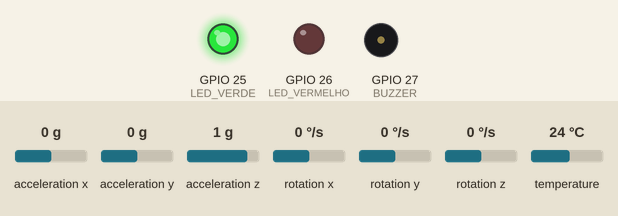
Recording of a sketch running on a simulated ESP32. Shown: output pins drawn as LEDs (lit = HIGH), buzzer (waves = sounding). Inputs (shaded band) come from the test bench; at power-on: acceleration z 1 g, acceleration x 0 g, acceleration y 0 g, rotation x 0 °/s, rotation y 0 °/s, rotation z 0 °/s, temperature 24 °C. WiFi joins after 1.5 s; servers stay silent unless stated; random numbers use the default seed unless the sketch sets one; no MQTT or app messages arrive unless stated; what the sketch prints to the serial monitor is not drawn.

Above: at 2.8 s.
2.9 s: acceleration z set to 0.8 g
5.6 s: acceleration z set to 0.5 g
At 6.0 s:
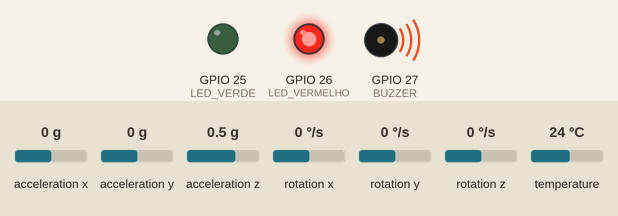
8.3 s: acceleration x set to -0.3 g
11.0 s: acceleration x set to -0.6 g
At 12.0 s:
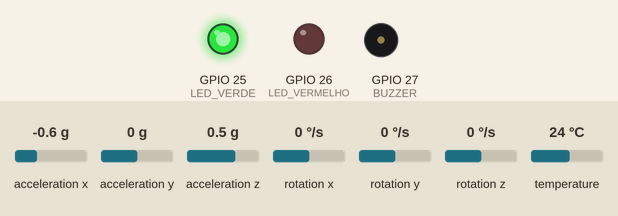
13.7 s: acceleration x set to 0 g
At 16.5 s:
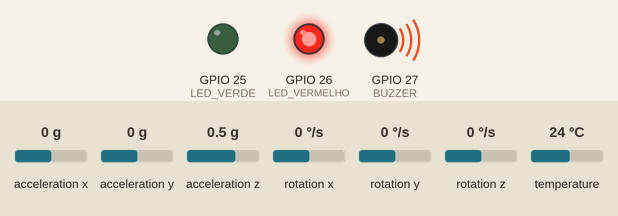
Timing chart, 0 to 18.0 s (numbered marks = the images above; inputs shaded):
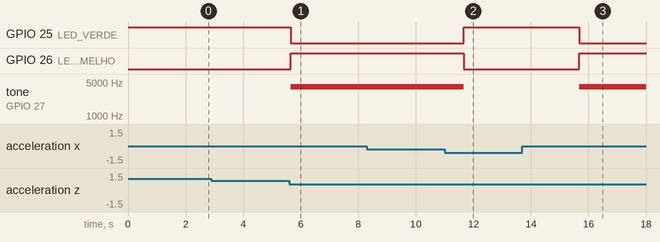

Measured:
- the behaviour switches between 0.7 and 0.6 g on acceleration z (found by bisection; images 0 and 1)
- the behaviour switches between -0.4 and -0.5 g on acceleration x (found by bisection; images 1 and 2)
- after the input at 2.9 s, every drawn part: stays the same
- after the input at 5.6 s, GPIO 25 (LED_VERDE): HIGH → LOW after 0.06 s; GPIO 26 (LED_VERMELHO): LOW → HIGH after 0.06 s; tone on GPIO 27 (BUZZER): silent → 4000 Hz after 0.06 s
- after the input at 8.3 s, every drawn part: stays the same
- after the input at 11.0 s, GPIO 25 (LED_VERDE): LOW → HIGH after 0.67 s; GPIO 26 (LED_VERMELHO): HIGH → LOW after 0.67 s; tone on GPIO 27 (BUZZER): 4000 Hz → silent after 0.67 s
- after the input at 13.7 s, GPIO 25 (LED_VERDE): HIGH → LOW after 2.0 s; GPIO 26 (LED_VERMELHO): LOW → HIGH after 2.0 s; tone on GPIO 27 (BUZZER): silent → 4000 Hz after 2.0 s

The sketch:

Projeto_Monitoramento_de_Queda.ino
```cpp
/*
Projeto: Monitoramento de Queda
Autor: Equipe 13 (Andrea, Carlos e Lucas)
Descrição: Detecta padrões de queda via MPU6050 e publica no Adafruit IO (MQTT).
Arquivo: Projeto_Monitoramento_de_Queda.ino
Data: 2025-11-19
*/

#include <WiFi.h>
#include <PubSubClient.h>
#include <Adafruit_MPU6050.h>
#include <Adafruit_Sensor.h>
#include <Wire.h>

#define WIFI_SSID "Wokwi-GUEST"
#define WIFI_PASSWORD ""
#define WIFI_CHANNEL 6

const char* mqttServer = "io.adafruit.com";
const int mqttPort = 1883;
const char* mqttUserName = "INSERIR MQTT USERNAME";
const char* mqttPassword = "INSERIR MQTT PASSWORD";
const char* mqttFeed = "INSERIR MQTT FEED";

WiFiClient espClient;
PubSubClient mqttClient(espClient);
Adafruit_MPU6050 mpu;

#define LED_VERDE  25
#define LED_VERMELHO 26
#define BUZZER 27

int quedaDetectada = 0;
const float LIMIAR_ACEL = 0.7;
const float LIMIAR_GIRO = 120.0;

void setup() {
  Serial.begin(115200);

  pinMode(LED_VERDE, OUTPUT);
  pinMode(LED_VERMELHO, OUTPUT);
  pinMode(BUZZER, OUTPUT);
  digitalWrite(LED_VERDE, HIGH);

  while (!mpu.begin()) {
    Serial.println("MPU6050 não conectado!");
    delay(1000);
  }
  Serial.println("MPU6050 pronto!");

  conectaWiFi();
  mqttClient.setServer(mqttServer, mqttPort);
}

void loop() {
  if (!mqttClient.connected()) conectaMQTT();
  mqttClient.loop();

  sensors_event_t a, g, temp;
  mpu.getEvent(&a, &g, &temp);

  float ax = a.acceleration.x / 9.80665;
  float ay = a.acceleration.y / 9.80665;
  float az = a.acceleration.z / 9.80665;
  float gx = g.gyro.x * 57.2958;
  float gy = g.gyro.y * 57.2958;
  float gz = g.gyro.z * 57.2958;

  float moduloA = sqrt(ax*ax + ay*ay + az*az);
  float moduloG = sqrt(gx*gx + gy*gy + gz*gz);

  if (moduloA < LIMIAR_ACEL || moduloG > LIMIAR_GIRO) {
    quedaDetectada = 1;
    digitalWrite(LED_VERDE, LOW);
    digitalWrite(LED_VERMELHO, HIGH);
    tone(BUZZER, 4000);
  } else {
    quedaDetectada = 0;
    digitalWrite(LED_VERDE, HIGH);
    digitalWrite(LED_VERMELHO, LOW);
    noTone(BUZZER);
  }

  // Publica no feed
  char payload[2];
  snprintf(payload, sizeof(payload), "%d", quedaDetectada);
  if(mqttClient.publish(mqttFeed, payload)) {
    Serial.print("Enviado: ");
    Serial.println(payload);
  } else {
    Serial.println("Falha no envio!");
  }

  delay(2000);
}

void conectaWiFi() {
  WiFi.begin(WIFI_SSID, WIFI_PASSWORD, WIFI_CHANNEL);
  Serial.print("Conectando ao WiFi ");
  while (WiFi.status() != WL_CONNECTED) {
    Serial.print(".");
    delay(200);
  }
  Serial.println(" Conectado!");
  Serial.print("IP: "); Serial.println(WiFi.localIP());
}

void conectaMQTT() {
  while (!mqttClient.connected()) {
    Serial.print("Conectando ao Adafruit MQTT...");
    String clientID = "ESP32Client-" + String(random(0xffff), HEX);
    if (mqttClient.connect(clientID.c_str(), mqttUserName, mqttPassword)) {
      Serial.println(" conectado!");
    } else {
      Serial.print(" falha, rc=");
      Serial.println(mqttClient.state());
      delay(3000);
    }
  }
}
```
